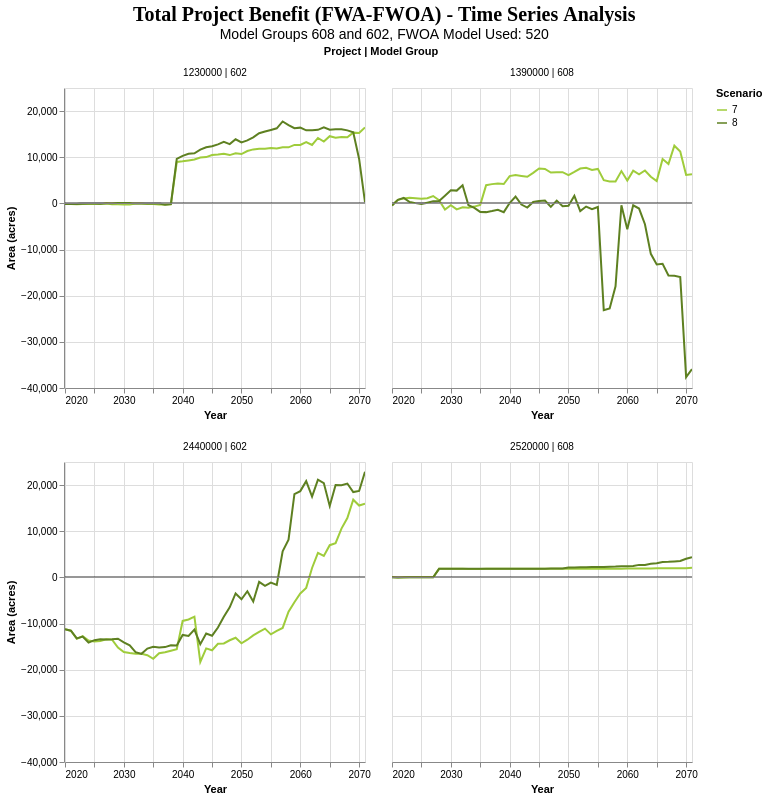

Source (notebook cell):
### Code cell
# Convert Polars to pandas because Altair expects pandas-like tabular input.
df_plot_pd = df_plot.to_pandas()

# Dropdown parameter that lets users switch between benefit and land-area metrics.
metric_param = alt.param(
    name="metric_sel",
    value=col_name,
    bind=alt.binding_select(
        options=[col_name, land_col_name],
        labels=["Project Benefit", "Land Area"],
        name="View: ",
    ),
)

# Enable pan/zoom interaction on each faceted chart.
zoom_pan = alt.selection_interval(bind="scales")

# Scenario color mapping (solid lines):
# - FWA Low Scenario  -> #9FCC3B
# - FWA High Scenario -> #5E8021
scenario_color_scale = alt.Scale(
    domain=[7, 8],  
    range=["#9FCC3B", "#5E8021"],
)

# Build a single chart pipeline for both metrics by folding wide columns to long form.
# Then filter to the currently selected metric from the dropdown.
base = (
    alt.Chart(df_plot_pd)
    .transform_fold(
        [col_name, land_col_name],
        as_=["metric", "value"],
    )
    .transform_filter(alt.datum.metric == metric_param)
    .encode(
        x=alt.X("yr:T", title="Year"),
        y=alt.Y("value:Q", title=f"Area ({selected_unit})"),
        color=alt.Color(
            "scenario:N",
            title="Scenario",
            scale=scenario_color_scale,
        ),
        detail=alt.Detail("id:N"),
        tooltip=[
            "project_id:N",
            "model_group_id:N",
            "scenario:N",
            "id:N",
            "yr:T",
            "metric:N",
            "value:Q",
        ],
    )
)

# Main lines plus a faint zero reference line for context.
lines = base.mark_line(point=False)
zero_line = alt.Chart(df_plot_pd).mark_rule(color="gray", size=0.5, opacity=0.1).encode(y=alt.datum(0))

# Dynamic title updates based on which metric is selected in the dropdown.
dynamic_title = alt.TitleParams(
    text=alt.ExprRef(
        expr=(
            f"metric_sel == '{col_name}' "
            "? 'Total Project Benefit (FWA-FWOA) - Time Series Analysis' "
            ": 'Total Project Land Area - Time Series Analysis'"
        )
    ),
    anchor="middle",
    font='Franklin Gothic Book',
    fontSize=20,
    subtitle=f"Model Groups 608 and 602, FWOA Model Used: {fwoa_model_group}",
    subtitleFontSize=14,
)

# Assemble layered + faceted interactive chart.
chart = (
    alt.layer(lines, zero_line, data=df_plot_pd)
    .add_params(metric_param, zoom_pan)
    .facet(
        facet=alt.Facet("project_model:N", title="Project | Model Group"),
        columns=2,
    )
    .resolve_scale(x="independent")
    .properties(title=dynamic_title)
)

with pl.Config(tbl_rows=-1, tbl_cols=-1, fmt_str_lengths=1000):
    display(ecoregion_names)

chart

### Figure 1 — Vega-Lite specification as saved in the notebook (floating-point values rounded to 4 significant figures; data arrays with more than 128 entries replaced by an {"elided": "..."} marker saying what was removed)
{"config": {"view": {"continuousWidth": 300, "continuousHeight": 300}}, "data": {"name": "data-35e9bbcd2059c147ad639e50d4ecd65d"}, "facet": {"field": "project_model", "title": "Project | Model Group", "type": "nominal"}, "spec": {"layer": [{"mark": {"type": "line", "point": false}, "encoding": {"color": {"field": "scenario", "scale": {"domain": [7, 8], "range": ["#9FCC3B", "#5E8021"]}, "title": "Scenario", "type": "nominal"}, "detail": {"field": "id", "type": "nominal"}, "tooltip": [{"field": "project_id", "type": "nominal"}, {"field": "model_group_id", "type": "nominal"}, {"field": "scenario", "type": "nominal"}, {"field": "id", "type": "nominal"}, {"field": "yr", "type": "temporal"}, {"field": "metric", "type": "nominal"}, {"field": "value", "type": "quantitative"}], "x": {"field": "yr", "title": "Year", "type": "temporal"}, "y": {"field": "value", "title": "Area (acres)", "type": "quantitative"}}, "name": "view_1", "transform": [{"fold": ["project_benefit_acres", "project_land_area_acres"], "as": ["metric", "value"]}, {"filter": "(datum.metric === metric_sel)"}]}, {"mark": {"type": "rule", "color": "gray", "opacity": 0.1, "size": 0.5}, "encoding": {"y": {"datum": 0}}}]}, "columns": 2, "params": [{"name": "metric_sel", "bind": {"input": "select", "options": ["project_benefit_acres", "project_land_area_acres"], "labels": ["Project Benefit", "Land Area"], "name": "View: "}, "value": "project_benefit_acres"}, {"name": "param_1", "select": {"type": "interval"}, "bind": "scales", "views": ["view_1"]}], "resolve": {"scale": {"x": "independent"}}, "title": {"text": {"expr": "metric_sel == 'project_benefit_acres' ? 'Total Project Benefit (FWA-FWOA) - Time Series Analysis' : 'Total Project Land Area - Time Series Analysis'"}, "anchor": "middle", "font": "Franklin Gothic Book", "fontSize": 20, "subtitle": "Model Groups 608 and 602, FWOA Model Used: 520", "subtitleFontSize": 14}, "$schema": "https://vega.github.io/schema/vega-lite/v5.20.1.json", "datasets": {"data-35e9bbcd2059c147ad639e50d4ecd65d": {"elided": "416 records"}}}
